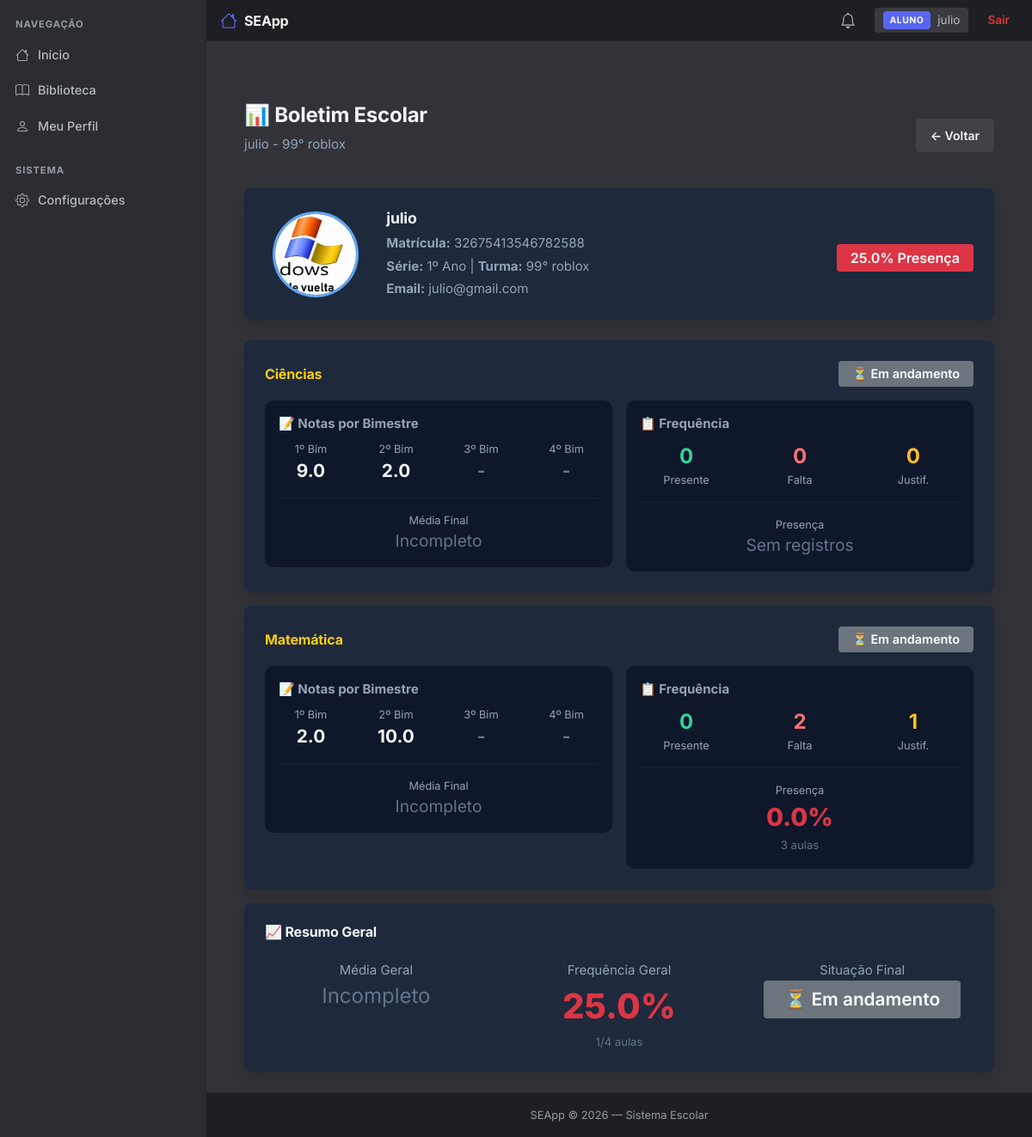
Page /boletim/5 (signed in) on the committed database.
### app/models/usuario.py (models this page shows, shortened)
class Usuario(db.Model):
    __tablename__ = 'usuarios'
    id = db.Column(db.Integer, primary_key=True)
    nome = db.Column(db.String(100), nullable=False)
    email = db.Column(db.String(120), unique=True, nullable=False)
    senha = db.Column(db.String(255), nullable=False)
    tipo = db.Column(db.String(20), nullable=False, default='aluno')
    foto = db.Column(db.String(200), nullable=True)
    criado_em = db.Column(db.DateTime, default=datetime.utcnow)
    @property
    def senha_criptografada(self):
        return self.senha

### app/models/aluno.py (models this page shows, shortened)
class Aluno(db.Model):
    __tablename__ = 'alunos'
    id = db.Column(db.Integer, primary_key=True)
    usuario_id = db.Column(db.Integer, db.ForeignKey('usuarios.id'), unique=True, nullable=False)
    matricula = db.Column(db.String(50), unique=True, nullable=False)
    data_nascimento = db.Column(db.Date, nullable=True)
    serie = db.Column(db.String(20), nullable=True)
    turma = db.Column(db.String(20), nullable=True)
    telefone = db.Column(db.String(20), nullable=True)
    responsaveis = db.Column(db.Text, nullable=True)  # JSON string
    notas = db.Column(db.Text, nullable=True)  # JSON string
    usuario = db.relationship('Usuario', backref='aluno_rel', uselist=False, lazy=True)

### app/routes/notas.py (the view, shortened to what this page needs)
@notas_bp.route("/boletim/<int:aluno_id>")
def boletim(aluno_id):
    if 'usuario_id' not in session:
        return redirect(url_for('auth.login'))
    aluno = Aluno.query.get(aluno_id)
    if not aluno:
        flash("Aluno não encontrado.", "danger")
        return redirect(url_for('dashboard.index'))
    if is_aluno():
        usuario_id = session.get('usuario_id')
        aluno_logado = Aluno.query.filter_by(usuario_id=usuario_id).first()
        if not aluno_logado or aluno_logado.id != aluno_id:
            flash("Você só pode ver seu próprio boletim.", "danger")
            return redirect(url_for('dashboard.index'))
    elif not is_staff():
        flash("Acesso negado.", "danger")
        return redirect(url_for('dashboard.index'))
    notas = json.loads(aluno.notas) if aluno.notas else []
    disciplinas = sorted(set(n["disciplina"] for n in notas))
    dados_notas = {}
    for d in disciplinas:
        dados_notas[d] = {1: None, 2: None, 3: None, 4: None}
        for n in notas:
            if n["disciplina"] == d:
                bim = n.get("bimestre", 1)
                if 1 <= bim <= 4:
                    dados_notas[d][bim] = n["nota"]
    frequencias = Frequencia.query.filter_by(aluno_id=aluno.id).all()
    freq_por_disciplina = {}
    for f in frequencias:
        if f.disciplina not in freq_por_disciplina:
            freq_por_disciplina[f.disciplina] = {"presente": 0, "falta": 0, "justificada": 0}
        freq_por_disciplina[f.disciplina][f.status] += 1
    resultado = {}
    for d in disciplinas:
        notas_d = [dados_notas[d][b] for b in [1, 2, 3, 4] if dados_notas[d][b] is not None]
        if len(notas_d) == 4:
            media = round(sum(notas_d) / 4, 2)
        else:
            media = None
        freq = freq_por_disciplina.get(d, {"presente": 0, "falta": 0, "justificada": 0})
        total_aulas = freq["presente"] + freq["falta"] + freq["justificada"]
        percentual_presenca = round((freq["presente"] / total_aulas) * 100, 1) if total_aulas > 0 else None
        situacao = None
        resultado[d] = {
            "bimestres": dados_notas[d],
            "media": media,
            "frequencia": freq,
            "total_aulas": total_aulas,
            "percentual_presenca": percentual_presenca,
            "situacao": situacao
        }
    medias_validas = [r["media"] for r in resultado.values() if r["media"] is not None]
    media_geral = round(sum(medias_validas) / len(medias_validas), 2) if medias_validas else None
    total_aulas_geral = sum(f["presente"] + f["falta"] + f["justificada"] for f in freq_por_disciplina.values())
    total_presentes_geral = sum(f["presente"] for f in freq_por_disciplina.values())
    percentual_geral = round((total_presentes_geral / total_aulas_geral) * 100, 1) if total_aulas_geral > 0 else None
    situacao_geral = None
    if media_geral is not None:
        if media_geral >= 6 and (percentual_geral is None or percentual_geral >= 75):
            situacao_geral = "Aprovado"
        else:
            situacao_geral = "Reprovado"
    aluno_info = {
        "id": aluno.id,
        "nome": aluno.usuario.nome if aluno.usuario else "Sem nome",
        "matricula": aluno.matricula,
        "turma": aluno.turma,
        "serie": aluno.serie,
        "email": aluno.usuario.email if aluno.usuario else "",
        "foto": aluno.usuario.foto if aluno.usuario else None
    }
    return render_template(
        "notas/boletim.html",
        aluno=aluno_info,
        resultado=resultado,
        disciplinas=disciplinas,
        media_geral=media_geral,
        percentual_geral=percentual_geral,
        situacao_geral=situacao_geral,
        total_aulas_geral=total_aulas_geral,
        total_presentes_geral=total_presentes_geral
    )

### templates/notas/boletim.html (shortened to what this page needs)
{% extends 'base.html' %}
{% block content %}
<div class="container mt-5">
    <div class="d-flex justify-content-between align-items-center mb-4">
        <div>
            <h1 class="fw-bold" style="color: #f1f5f9;">📊 Boletim Escolar</h1>
            <p style="color: #94a3b8;">{{ aluno.nome }} - {{ aluno.turma or 'Sem turma' }}</p>
        </div>
        <a href="{{ url_for('dashboard.index') }}" class="btn btn-secondary">← Voltar</a>
    </div>
    <div class="card border-0 shadow mb-4" style="background: #1e293b;">
        <div class="card-body p-4">
            <div class="row align-items-center">
                <div class="col-md-2 text-center">
                    {% if aluno.foto %}
                    <img src="{{ url_for('static', filename=aluno.foto) }}" style="width: 100px; height: 100px; object-fit: cover; border-radius: 50%; border: 3px solid #60A5FA;">
                    {% else %}
                    <span style="font-size: 5rem;">👨‍🎓</span>
                    {% endif %}
                </div>
                <div class="col-md-6">
                    <h3 class="fw-bold" style="color: #f1f5f9;">{{ aluno.nome }}</h3>
                    <p class="mb-1" style="color: #94a3b8;">
                        <strong>Matrícula:</strong> {{ aluno.matricula }}
                    </p>
                    <p class="mb-1" style="color: #94a3b8;">
                        <strong>Série:</strong> {{ aluno.serie or '-' }} | <strong>Turma:</strong> {{ aluno.turma or '-' }}
                    </p>
                    <p class="mb-0" style="color: #94a3b8;">
                        <strong>Email:</strong> {{ aluno.email or '-' }}
                    </p>
                </div>
                <div class="col-md-4 text-end">
                    {% if percentual_geral is not none %}
                    <div class="mt-2">
                        <span class="badge {% if percentual_geral >= 75 %}bg-success{% elif percentual_geral >= 50 %}bg-warning text-dark{% else %}bg-danger{% endif %}" style="font-size: 1rem; padding: 8px 16px;">
                            {{ percentual_geral }}% Presença
                        </span>
                    </div>
                    {% endif %}
                </div>
            </div>
        </div>
    </div>
    {% if resultado %}
    {% for disciplina, info in resultado.items() %}
    <div class="card border-0 shadow mb-3" style="background: #1e293b;">
        <div class="card-body p-4">
            <div class="d-flex justify-content-between align-items-center mb-3">
                <h4 class="fw-bold mb-0" style="color: #facc15;">{{ disciplina }}</h4>
                <div>
                    {% if info.situacao == 'Aprovado' %}
                        <span class="badge bg-success" style="font-size: 0.9rem; padding: 8px 16px;">✅ Aprovado</span>
                    {% elif info.situacao == 'Reprovado por Falta' %}
                        <span class="badge bg-warning text-dark" style="font-size: 0.9rem; padding: 8px 16px;">⚠️ Reprovado por Falta</span>
                    {% elif info.situacao == 'Reprovado' %}
                        <span class="badge bg-danger" style="font-size: 0.9rem; padding: 8px 16px;">❌ Reprovado</span>
                    {% else %}
                        <span class="badge bg-secondary" style="font-size: 0.9rem; padding: 8px 16px;">⏳ Em andamento</span>
                    {% endif %}
                </div>
            </div>
            <div class="row g-3">
                <div class="col-md-6">
                    <div class="p-3" style="background: #0f172a; border-radius: 10px;">
                        <div class="fw-bold mb-2" style="color: #94a3b8;">📝 Notas por Bimestre</div>
                        <div class="row text-center">
                            {% for bim in [1, 2, 3, 4] %}
                            <div class="col-3">
                                <div style="color: #94a3b8; font-size: 0.8rem;">{{ bim }}º Bim</div>
                                <div style="color: #f1f5f9; font-weight: 700; font-size: 1.3rem;">
                                    {% if info.bimestres[bim] is not none %}
                                        {{ info.bimestres[bim] }}
                                    {% else %}
                                        <span style="color: #64748b;">-</span>
                                    {% endif %}
                                </div>
                            </div>
                            {% endfor %}
                        </div>
                        <hr style="border-color: #334155;">
                        <div class="text-center">
                            <div style="color: #94a3b8; font-size: 0.8rem;">Média Final</div>
                            {% if info.media is not none %}
                            <div style="color: #facc15; font-size: 1.8rem; font-weight: 800;">{{ info.media }}</div>
                            {% else %}
                            <div style="color: #64748b; font-size: 1.2rem;">Incompleto</div>
                            {% endif %}
                        </div>
                    </div>
                </div>
                <div class="col-md-6">
                    <div class="p-3" style="background: #0f172a; border-radius: 10px;">
                        <div class="fw-bold mb-2" style="color: #94a3b8;">📋 Frequência</div>
                        <div class="row text-center">
                            <div class="col-4">
                                <div style="color: #34D399; font-size: 1.5rem; font-weight: 700;">{{ info.frequencia.presente }}</div>
                                <div style="color: #94a3b8; font-size: 0.8rem;">Presente</div>
                            </div>
                            <div class="col-4">
                                <div style="color: #F87171; font-size: 1.5rem; font-weight: 700;">{{ info.frequencia.falta }}</div>
                                <div style="color: #94a3b8; font-size: 0.8rem;">Falta</div>
                            </div>
                            <div class="col-4">
                                <div style="color: #FBBF24; font-size: 1.5rem; font-weight: 700;">{{ info.frequencia.justificada }}</div>
                                <div style="color: #94a3b8; font-size: 0.8rem;">Justif.</div>
                            </div>
                        </div>
                        <hr style="border-color: #334155;">
                        <div class="text-center">
                            <div style="color: #94a3b8; font-size: 0.8rem;">Presença</div>
                            {% if info.percentual_presenca is not none %}
                            <div style="font-size: 1.8rem; font-weight: 800;" class="{% if info.percentual_presenca >= 75 %}text-success{% elif info.percentual_presenca >= 50 %}text-warning{% else %}text-danger{% endif %}">
                                {{ info.percentual_presenca }}%
                            </div>
                            <small style="color: #64748b;">{{ info.total_aulas }} aulas</small>
                            {% else %}
                            <div style="color: #64748b; font-size: 1.2rem;">Sem registros</div>
                            {% endif %}
                        </div>
                    </div>
                </div>
            </div>
        </div>
    </div>
    {% endfor %}
    <div class="card border-0 shadow" style="background: #1e293b;">
        <div class="card-body p-4">
            <h4 class="fw-bold mb-4" style="color: #f1f5f9;">📈 Resumo Geral</h4>
            <div class="row g-4 text-center">
                <div class="col-md-4">
                    <div style="color: #94a3b8;">Média Geral</div>
                    {% if media_geral is not none %}
                    <div style="color: #facc15; font-size: 2.5rem; font-weight: 800;">{{ media_geral }}</div>
                    {% else %}
                    <div style="color: #64748b; font-size: 1.5rem;">Incompleto</div>
                    {% endif %}
                </div>
                <div class="col-md-4">
                    <div style="color: #94a3b8;">Frequência Geral</div>
                    {% if percentual_geral is not none %}
                    <div style="font-size: 2.5rem; font-weight: 800;" class="{% if percentual_geral >= 75 %}text-success{% elif percentual_geral >= 50 %}text-warning{% else %}text-danger{% endif %}">
                        {{ percentual_geral }}%
                    </div>
                    <small style="color: #64748b;">{{ total_presentes_geral }}/{{ total_aulas_geral }} aulas</small>
                    {% else %}
                    <div style="color: #64748b; font-size: 1.5rem;">Sem registros</div>
                    {% endif %}
                </div>
                <div class="col-md-4">
                    <div style="color: #94a3b8;">Situação Final</div>
                    {% if situacao_geral == 'Aprovado' %}
                        <div class="badge bg-success" style="font-size: 1.3rem; padding: 12px 24px;">✅ Aprovado</div>
                    {% elif situacao_geral == 'Reprovado' %}
                        <div class="badge bg-danger" style="font-size: 1.3rem; padding: 12px 24px;">❌ Reprovado</div>
                    {% else %}
                        <div class="badge bg-secondary" style="font-size: 1.3rem; padding: 12px 24px;">⏳ Em andamento</div>
                    {% endif %}
                </div>
            </div>
        </div>
    </div>
    {% else %}
    <div class="card border-0 shadow p-5 text-center" style="background: #1e293b;">
        <div style="font-size: 3rem;">📭</div>
        <h4 class="mt-3" style="color: #f1f5f9;">Nenhuma nota lançada ainda</h4>
        <p style="color: #94a3b8;">Aguarde o lançamento das notas pelos professores.</p>
    </div>
    {% endif %}
</div>
{% endblock %}

### templates/components/topbar.html (shortened to what this page needs)
<header class="topbar">
    <a class="topbar-brand" href="{{ url_for('dashboard.index') }}">
        SEApp
    </a>
    <div class="topbar-right">
        <a href="{{ url_for('notificacoes.listar') }}" id="sinoNotificacoes" style="position: relative; display: flex; align-items: center; padding: 6px 10px; border-radius: 4px; color: var(--text-2);" onmouseover="this.style.background='var(--surface)'" onmouseout="this.style.background='transparent'">
        </a>
        <div class="topbar-user">
            <span class="topbar-badge {% if session.get('tipo') in ['admin','diretor'] %}badge-admin{% else %}badge-aluno{% endif %}">
                {{ session.get("tipo", "").upper() }}
            </span>
            <span>{{ session["usuario"] }}</span>
        </div>
        <a href="{{ url_for('auth.logout') }}" class="topbar-logout">Sair</a>
    </div>
</header>

### rows in the picture
Usuario: get "ALUNO", usuario "julio", nome "julio", foto (picture), email "julio@gmail.com"
Aluno: turma "99° roblox", matricula "32675413546782588", serie "1º Ano"

### other values in the picture
{{ percentual_geral }} "25.0"
{{ disciplina }} "Ciências" "Matemática"
{{ bim }} "1" "2" "3" "4" "1" "2" "3" "4"
{{ info.bimestres[bim] }} "9.0" "2.0" "2.0" "10.0"
{{ info.frequencia.presente }} "0" "0"
{{ info.frequencia.falta }} "0" "2"
{{ info.frequencia.justificada }} "0" "1"
{{ info.percentual_presenca }} "0.0"
{{ info.total_aulas }} "3"
{{ total_presentes_geral }} "1"
{{ total_aulas_geral }} "4"
